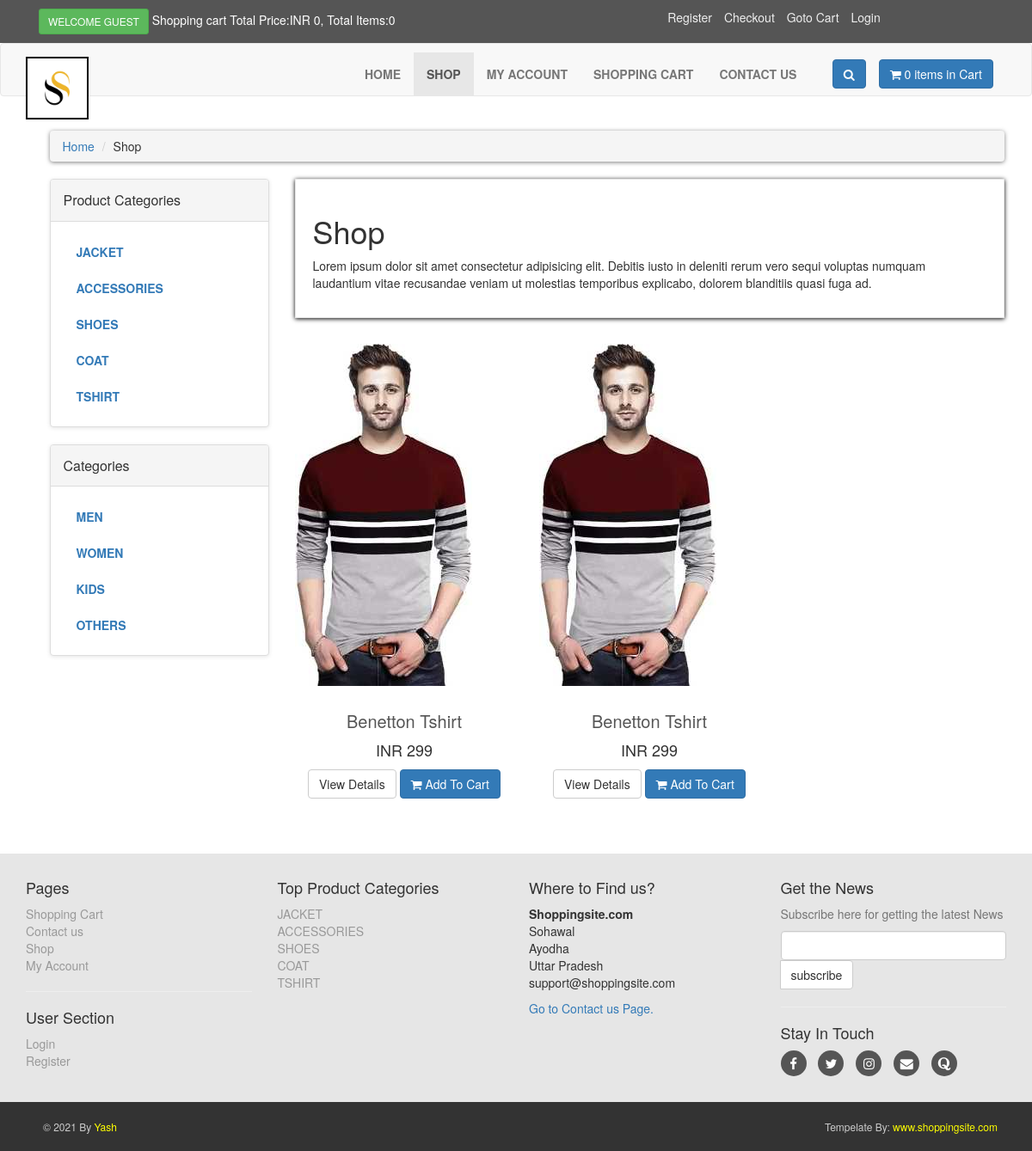
The page /shop.php on the database its author committed.
### tables this page shows
CREATE TABLE `product_categories` (
  `p_cat_id` int(11) NOT NULL,
  `p_cat_title` text NOT NULL,
  `p_cat_desc` text NOT NULL
);

CREATE TABLE `categories` (
  `cat_id` int(11) NOT NULL,
  `cat_title` text NOT NULL,
  `cat_desc` text NOT NULL
);

CREATE TABLE `products` (
  `product_id` int(11) NOT NULL,
  `p_cat_id` int(11) NOT NULL,
  `cat_id` int(11) NOT NULL,
  `date` timestamp NOT NULL DEFAULT CURRENT_TIMESTAMP ON UPDATE CURRENT_TIMESTAMP,
  `product_title` varchar(1000) NOT NULL,
  `product_main_img` varchar(1000) NOT NULL,
  `product_img1` varchar(1000) NOT NULL,
  `product_img2` varchar(1000) NOT NULL,
  `product_price` int(11) NOT NULL,
  `product_desc` varchar(1000) NOT NULL,
  `product_keyword` varchar(1000) NOT NULL
);

### shop.php (the view, shortened to what this page needs)
<?php
include("includes/db.php");
include("functions/functions.php");
?>
<!DOCTYPE html>
<html>
<head>
	<link rel="stylesheet" href="style.css">
	<link rel="stylesheet" href="https://maxcdn.bootstrapcdn.com/bootstrap/3.4.1/css/bootstrap.min.css">
	<link rel="stylesheet" href="https://stackpath.bootstrapcdn.com/font-awesome/4.7.0/css/font-awesome.min.css">
</head>
<body>
	<div id='top'>
		<div class='container'>
			<div class='col-md-6 offer'>
				<a href="#" class="btn btn-success btn-sm nohover" id="guest-btn">
					<?php if(!isset($_SESSION['customer_email'])){
						echo "Welcome Guest";
					} else{
						echo "Welcome".$_SESSION['customer_name'];
					}
					?>
				</a>
				<a href="#">Shopping cart Total Price:INR <?php totalPrice(); ?>, Total Items:<?php item(); ?></a>
			</div>
			<div class="col-md-6">
				<ul class="menu">
					<li>
						<a href="customer_registration.php">Register</a>
					</li>
					<li>
						<a href="checkout.php">Checkout</a>
					</li>
					<li>
						<a href="cart.php">Goto Cart</a>
					</li>
					<li>
					<?php
						if(!isset($_SESSION['customer_email'])){
							echo "<a href='checkout.php'>Login</a>";
						}else{
							echo "<a href='logout.php'>Logout</a>";
						}
					?>
					</li>
				</ul>
			</div>
		</div>
	</div>
	<div class="navbar navbar-default navbar" >
		<div class="container">
			<div class="navbar-header">
				<a class="navbar-brand home" href="index.php">
					<img src="images/logo.jpg" alt="SS" class="hidden-xs" >
				</a>
			</div>
			<div class="navbar-collapse collapse" id="navigation">
				<div class="padding-nav">
					<ul class="nav navbar-nav navbar-left">
						<li>
							<a href="index.php">HOME</a>
						</li>
						<li class="active">
							<a href="shop.php">SHOP</a>
						</li>
						<li>
						<?php
						if(!isset($_SESSION['customer_email'])){
							echo "<a href='checkout.php'>My Account</a>";
						}else{
							echo "<a href='customer/my_account.php?my_order'>My Account</a>";
						}?>
						</li>
						<li>
							<a href="cart.php">SHOPPING CART</a>
						</li>
						<li>
							<a href="contactus.php">CONTACT US</a>
						</li>
					</ul>
				</div>
				<a href="cart.php" class="btn btn-primary navbar-btn right">
					<i class="fa fa-shopping-cart"></i>
					<span><?php item(); ?> items in Cart</span>
				</a>
				<div class="navbar-collapse collapse right">
					<button class="btn navbar-btn btn-primary" type="button" data-toggle="collapse" data-target="#search">
						<i class="fa fa-search"></i>
					</button>
				</div>
			</div>
		</div>
	</div>
    <div id="content">
        <div class="container">
		<br>
            <div class="col-md-12">
                <ul class="breadcrumb">
                    <li><a href="home.php">Home</a></li>
                    <li>Shop</li>
                </ul>
            </div>
            <div class="col-md-3">
                <?php
                    include("includes/sidebar.php");
                ?>
            </div>
            <div class="col-md-9">
                <?php
                    if(!isset($_GET['p_cat'])){
                        if(!isset($_GET['cat'])){
                        echo"<div class='box'>
                            <h1>Shop</h1>
                            <p>Lorem ipsum dolor sit amet consectetur adipisicing elit. Debitis iusto in deleniti rerum vero sequi voluptas numquam laudantium vitae recusandae veniam ut molestias temporibus explicabo, dolorem blanditiis quasi fuga ad.</p>
                        </div> ";
                        }
                    }
                    elseif(isset($_GET['p_cat'])) {
						getPCatPro();
					}
					elseif (isset($_GET['cat'])){
						getCatPro();
					}
                ?>
                <div class="row">
                    <?php
                        if(!isset($_GET['p_cat'])){
                            if(!isset($_GET['cat'])){
                                $per_page=6;
                                if(isset($_GET['page'])){
                                    $page=$_GET['page'];
                                }else{
                                    $page=1;
                                }
                                $start_form=($page-1)*$per_page;
                                $get_products="SELECT * FROM products order by 1 DESC LIMIT $start_form,$per_page";
                                $run_getproducts=mysqli_query($conn,$get_products);
                                while($row_getproducts=mysqli_fetch_array($run_getproducts)){
                                    $pro_id=$row_getproducts['product_id'];
                                    $pro_title=$row_getproducts['product_title'];
                                    $pro_price=$row_getproducts['product_price'];
                                    $pro_m_img=$row_getproducts['product_main_img'];
                                    echo "<div class='col-md-4 col-sm-6 center-responsive'>
                                    <div class='product'>
                                        <a href='details.php?pro_id=$pro_id'>
                                            <img src='admin_area/product_images/$pro_m_img' alt='product' class='img-responsive'>
                                        </a>
                                        <div class='text'>
                                            <h3>
                                                <a href='details.php?pro_id=$pro_id'>$pro_title</a>
                                            </h3>
                                            <p class='price'>INR $pro_price</p>
                                            <p class='buttons'>
                                                <a href='details.php?pro_id=$pro_id' class='btn btn-default'> View Details</a>
                                                <a href='details.php?pro_id=$pro_id' class='btn btn-primary'><i class='fa fa-shopping-cart'></i> Add To Cart</a>
                                            </p>
                                        </div>
                                    </div>
                                </div> ";
                                }
                    ?>
                </div>
                    <center>
                        <?php
                        }
                    }
                        ?>
                    </center>
            </div>
        </div>
    </div>
	<?php
		include("includes/footer.php");
	?>
</body>
</html>

### functions/functions.php (shortened to what this page needs)
<?php
    $db=mysqli_connect("localhost","root","","ecom");
    function getUserIP(){
        switch (true){
            default:return $_SERVER['REMOTE_ADDR'];
        }
    }
    function item(){
        global $db;
        $ip_add=getUserIP();
        $get_items="SELECT * FROM cart WHERE ip_add='$ip_add'";
        $run_item=mysqli_query($db,$get_items);
        $count=mysqli_num_rows($run_item);
        echo $count;
    }
    function totalPrice(){
        $total=0;
        echo $total;
    }
    function getPCats(){
        global $db;
        $get_p_cats="SELECT * FROM product_categories";
        $run_p_cats=mysqli_query($db,$get_p_cats);
        while($row_p_cats=mysqli_fetch_array($run_p_cats)){
            $p_cat_id=$row_p_cats['p_cat_id'];
            $p_cat_title=$row_p_cats['p_cat_title'];
            echo "<li><a href='shop.php?p_cat=$p_cat_id'>$p_cat_title</a></li>";
        }
    }
    function getCats(){
        global $db;
        $get_cats="SELECT * FROM categories";
        $run_cats=mysqli_query($db,$get_cats);
        while($row_cats=mysqli_fetch_array($run_cats)){
            $cat_id=$row_cats['cat_id'];
            $cat_title=$row_cats['cat_title'];
            echo "<li><a href='shop.php?cat=$cat_id'>$cat_title</a></li>";
        }
    }
?>

### includes/footer.php (shortened to what this page needs)
<?php
include("db.php");
?>
<div id="footer">
    <div class="container">
        <div class="row">
            <div class="col-md-3 col-sm-6">
                <h4>Pages</h4>
                <ul>
                    <li><a href="cart.php">Shopping Cart</a></li>
                    <li><a href="contact.php">Contact us</a></li>
                    <li><a href="shop.php">Shop</a></li>
                    <li><a href="checkout.php">My Account</a></li>
                </ul>
                <hr>
                <h4>User Section</h4>
                <ul>
                    <li><a href="checkout.php">Login</a></li>
                    <li><a href="customer_registration.php">Register</a></li>
                </ul>
            </div>
            <div class="col-md-3 col-sm-6">
                <h4>Top Product Categories</h4>
                <ul>
                    <?php
                    $get_p_cats="SELECT * FROM product_categories";
                    $run_p_cats=mysqli_query($conn,$get_p_cats);
                    while($row_p_cat=mysqli_fetch_array($run_p_cats)){
                        $p_cat_id=$row_p_cat['p_cat_id'];
                        $p_cat_title=$row_p_cat['p_cat_title'];
                        echo "<li><a href='shop.php?p_cat=$p_cat_id'>$p_cat_title</a></li>";
                    }
                    ?>
                </ul>
            </div>
            <div class="col-md-3 col-sm-6">
                <h4>Where to Find us?</h4>
                <p>
                    <strong>Shoppingsite.com</strong>
                    <br>Sohawal
                    <br>Ayodha
                    <br>Uttar Pradesh
                    <br>support@shoppingsite.com
                </p>
                <a href="contact.php">Go to Contact us Page.</a>
            </div>
            <div class="col-md-3 col-sm-6">
                <h4>Get the News</h4>
                <p class="text-muted">
                    Subscribe here for getting the latest News
                </p>
                <form action="" method="post">
                    <div class="input-green">
                        <input type="text" name="email" class="form-control">
                        <span class="input-group-btn">
                        <input type="submit" class="btn btn-default" value="subscribe">
                        </span>
                    </div>
                </form>
                <hr>
                <h4>Stay In Touch</h4>
                <p class="social">
                <a href="#"><i class="fa fa-facebook"></i></a>
                <a href="#"><i class="fa fa-twitter"></i></a>
                <a href="#"><i class="fa fa-instagram"></i></a>
                <a href="#"><i class="fa fa-envelope"></i></a>
                <a href="#"><i class="fa fa-quora"></i></a>
                </p>
            </div>
        </div>
    </div>
</div>
<div class="copyright">
                <div class="container">
                    <div class="col-md-6">
                        <p class="pull-left">
                            &copy; 2021 By <span style="color:#ffff00">Yash<span>
                        </p>
                    </div>
                    <div class="col-md-6">
                        <p class="pull-right">
                            Tempelate By: <a href="index.php">www.shoppingsite.com</a>
                        </p>
                    </div>
                </div>
            </div>

### style.css (style rules this page uses)
body { font-family: "Roboto",Helvetica,Arial,sans-serif; font-size: 14px; line-height: 1.42857; color: #333333; background-color: #f0f0f0; }
#top { background-color: #555555; padding: 10px 0; }
#top .offer { color: #ffffff; }
#top .offer .btn { text-transform: uppercase; }
#top a { color: #ffffff; text-decoration: none; }
#top .menu { text-align: center; }
#top .menu >li { display: inline-block; margin-right: 10px; }
#top .menu >li a { color: #eeeeee; text-decoration: none; }
#top .menu >li + li:before { margin: ; padding: 0 5px; color: #f7f7f7; }
.navbar .home img { width:20%; height:auto; border: 2px solid black; margin-top: 0px; }
.navbar { background: white; }
.navbar-collapse .right { float: right; }
.navbar-brand { float: left; padding: 10px 15px; font-size: 18px; line-height: 20px; height: 70px; }
.navbar ul.nav >li >a { text-transform: uppercase; font-weight: bold; font-size: 14px; }
.padding-nav { padding-top: 10px; }
.btn-primary { color: rgb(255,255,255); background-color: rgb(79,191,168); border-color: rgb(65,179,156); }
.box { background:#fff; margin: 0 0 30px; border: solid 1px #e6e6e6; padding: 20px; box-shadow: 0 1px 5px rgba(0,0,0,1); }
#content { padding-left:25px; }
#content .product .text p.price { font-size: 18px; text-align: center; font-weight: 300; }
#content .product .text .buttons { clear: both; text-align: center; }
#content .product .text h3 { text-align: center; font-size: 20px; }
#content .product .text h3 a { color: rgb(85, 85,85); }
#content .product .text { padding: 10px 10px 0px; }
#content .product .text .buttons .btn { margin-bottom: 10px; }
#content .panel.sidebar-menu ul.nav.category-menu li a { text-transform: uppercase; font-weight: bold; }
.breadcrumb { padding: 8px 15px; margin-bottom: 20px; background-color:#ffffff ; border-radius: 0; box-shadow: 0 1px 5px rgba(0,0,0,0.5); }
.breadcrumb >li + li:before { content: ">\00a0"; color: #cccccc; }
#footer { background:#e6e6e6; padding:20px 0; }
#footer ul { padding-left:0; list-style:none; }
#footer ul a { color:#999999; padding:20px 0; }
#footer .social { text-align: left; }
#footer .social a { margin: 0 10px 0 0; color:#fff; display: inline-block; width: 30px; height: 30px; border-radius: 15px; line-height: 30px; font-size: 15px; text-align: center; transform: all 0.2s ease-out; vertical-align: botton; background-color: #555555; }
.copyright { background: #333; color: #ccc; padding: 20px; font-size: 12px; }
.copyright a { color: #ffff00; }
.copyright p { margin: 0; }

### rows shown on the page
product_categories: p_cat_title "JACKET"
product_categories: p_cat_title "ACCESSORIES"
product_categories: p_cat_title "SHOES"
product_categories: p_cat_title "COAT"
product_categories: p_cat_title "TSHIRT"
categories: cat_title "MEN"
categories: cat_title "WOMEN"
categories: cat_title "KIDS"
categories: cat_title "OTHERS"
products: product_main_img (picture), product_title "Benetton Tshirt", product_price "299"
products: product_main_img (picture), product_title "Benetton Tshirt", product_price "299"

### other values the page prints
$total "0"
$count "0 0"
